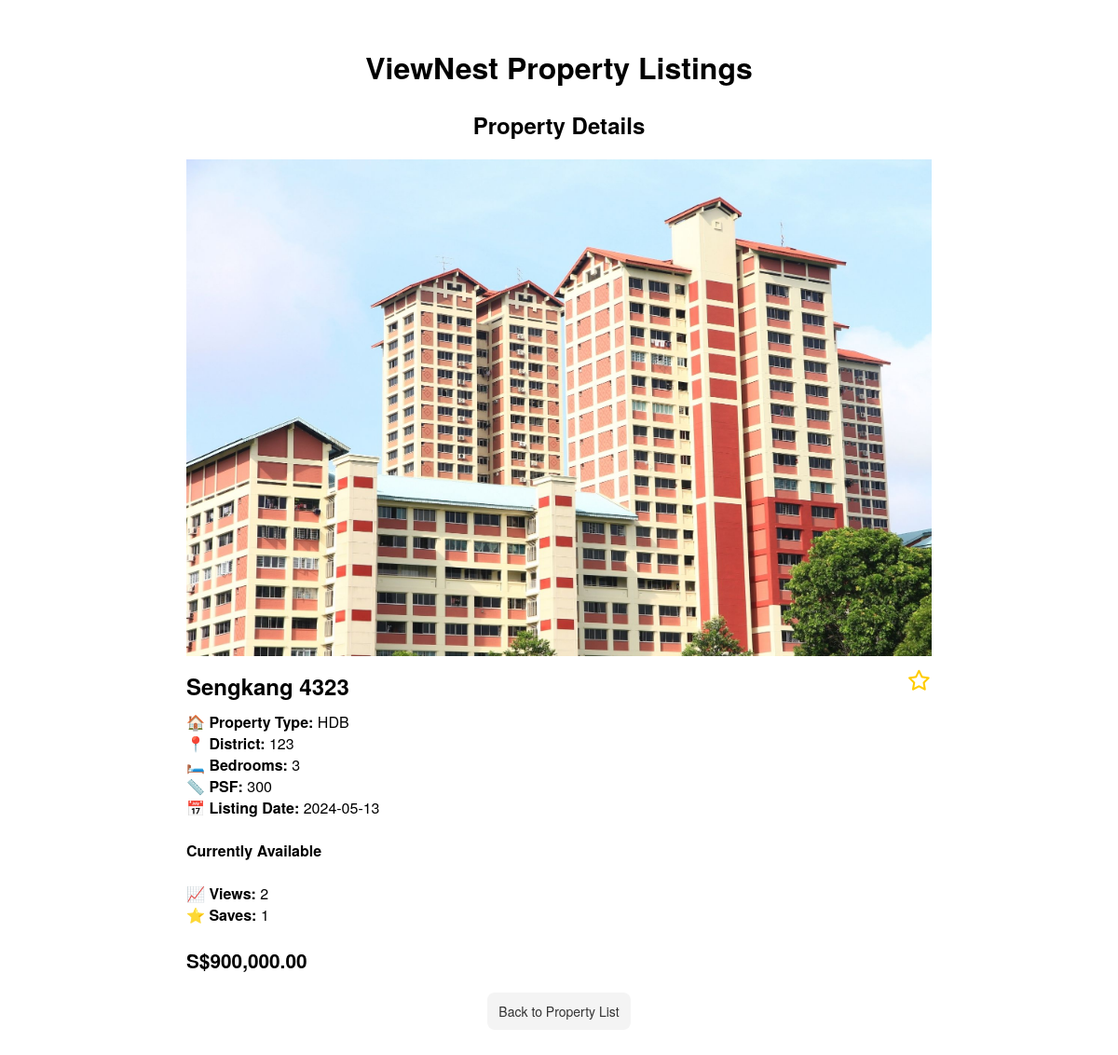
The app's page /view_property_detail/5 (signed in), older data.
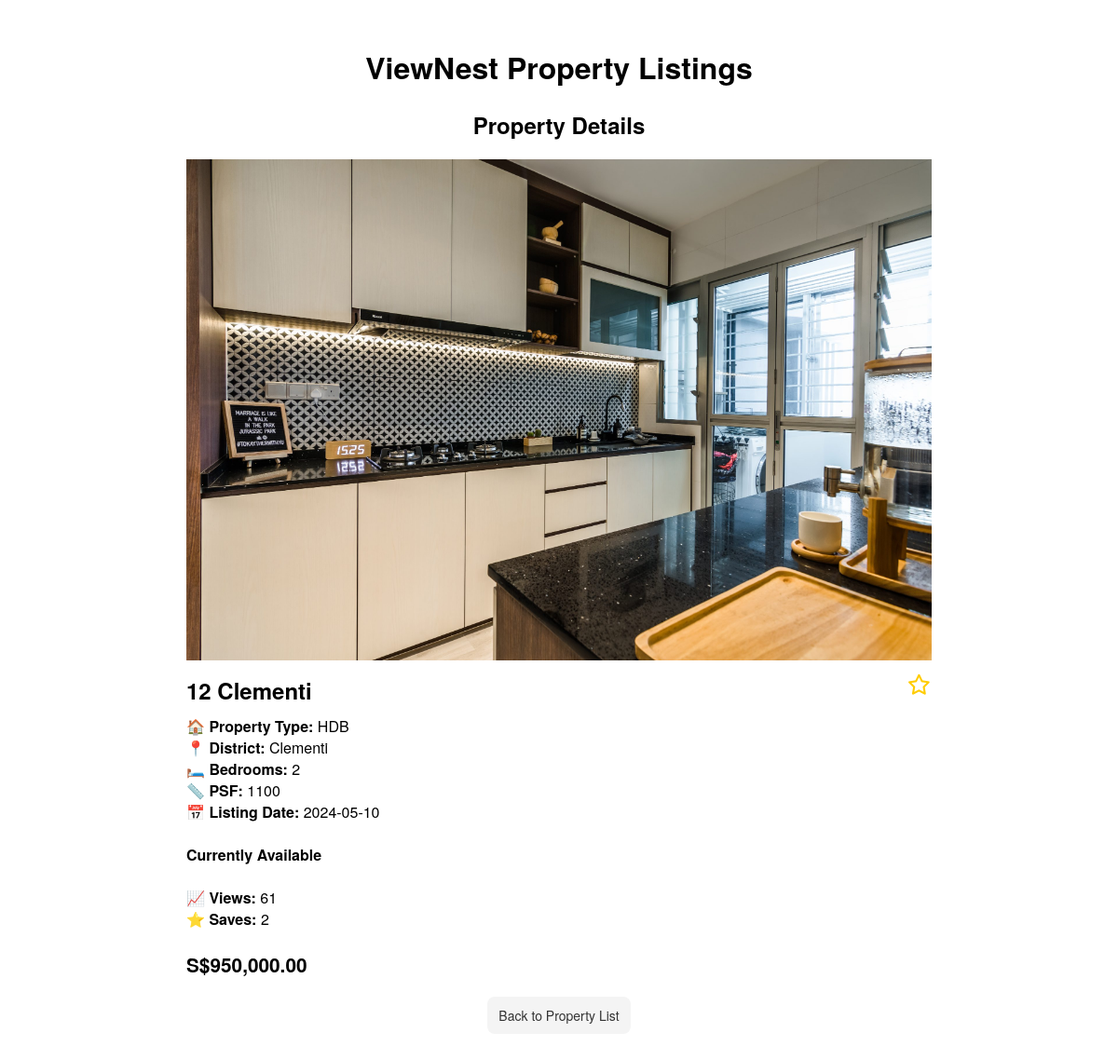
The same page, newer data.
### app/entity/models.py (models this page shows, shortened)
class Property(Base):
    __tablename__ = "Property"
    ID = Column(Integer, primary_key=True)
    user_id = Column(Integer)
    propertyname = Column(String)
    propertytype = Column(String)
    district = Column(String)
    bedroom_no = Column(Integer)
    price = Column(Float)
    psf = Column(Integer)
    selleremail = Column(String)
    listing_date = Column(Date)
    date_sold = Column(Date)
    image_url = Column(String)
    sold = Column(Boolean)
    view_count = Column(Integer, default=0)
    saves = Column(Integer, default=0)
    def view_property_detail(property_id):
        try:
            property = session.query(Property).filter_by(ID=property_id).first()
            return property
        except Exception as e:
            print(f"Error fetching property: {e}")
            return None
        finally:
            session.close()
    def add_ViewCount(property_id):
        try:
            property = session.query(Property).filter_by(ID=property_id).first()
            if property:
                property.view_count += 1
                session.commit()
                return property
        except Exception as e:
                session.rollback()
                print(f"Error fetching property: {e}")
                return None
        finally:
            session.close()

### app/boundary/propertyBoundary.py (the view)
    def view_property_detail(self, property_id):
        property = viewPropertyController.view_property_detail(property_id)
        viewCountController.add_viewCount(property_id)
        return render_template('property/view_property_detail.html', property=property)

### app/boundary/propertyBoundary.py (called while the page is built)
@propBP.route('/view_property_detail/<int:property_id>')
@loginController.login_required
def view_property_detail(property_id):
    return property_boundary.view_property_detail(property_id)

### app/control/loginController.py (called while the page is built)
    def login_required(func):
        @wraps(func)
        def decorated_function(*args, **kwargs):
            if 'user_id' not in session:
                return redirect('/login')
            return func(*args, **kwargs)
        return decorated_function

### app/control/propertyController.py (called while the page is built)
    def view_property_detail(property_id):
        property = Property.view_property_detail(property_id)
        user_id = flask_session['user_id']
        is_saved = Save.is_saved(user_id, property_id)
        if is_saved:
            property.is_saved = True
        else:
            property.is_saved = False
        return property

    def add_viewCount(property_id):
        try:
            property = Property.add_ViewCount(property_id)
            return property
        except Exception as e:
            print(f"Error fetching property: {e}")
            return None

### app/entity/models.py (called while the page is built)
    def is_saved(user_id, property_id):
        saved = session.query(Save).filter_by(user_id=user_id, property_id=property_id).first()
        if saved:
            is_saved = True
        else:
            is_saved = False
        return is_saved

### app/templates/property/view_property_detail.html (shortened to what this page needs)
<!DOCTYPE html>
<html lang="en">
<head>
    <link rel="stylesheet" href="https://cdnjs.cloudflare.com/ajax/libs/font-awesome/6.0.0-beta3/css/all.min.css">
</head>
<body>
    <div class="container">
        <h1>ViewNest Property Listings</h1>
        <h2>Property Details</h2>
        <ul class="property-display">
                <img src="{{ url_for('static', filename=property.image_url.replace('static/', '')) }}" alt="{{ property.propertyname }} image" class="property-image">
                <div class="property-details">
                    <div class="property-name">{{ property.propertyname }}
                        {% if property.is_saved %}
                        <button type="button" class="save-button" id="add-to-saves" data-property-id="{{ property.ID }}">
                            <i class="saved far fa-star" is-saved="true"></i>
                            <i class="saved fas fa-star" is-saved="false"></i>
                        </button>
                        {% else %}
                        <button type="button" class="save-button" id="add-to-saves" data-property-id="{{ property.ID }}">
                            <i class="unsaved far fa-star" is-saved="false"></i>
                        </button>
                        {% endif %}
                    </div>
                    🏠 <b>Property Type: </b>{{ property.propertytype }}<br>
                    📍 <b>District: </b>{{ property.district }}<br>
                    🛏️ <b>Bedrooms: </b>{{ property.bedroom_no }}<br>
                    📏 <b>PSF: </b>{{ property.psf }}<br>
                    📅 <b>Listing Date: </b>{{ property.listing_date }}<br>
                    {% if property.date_sold %}
                    <br><b>Sold</b><br>
                    <br><b>Date Sold: </b>{{ property.date_sold }}<br>
                    {% else %}
                    <br><b>Currently Available</b><br>
                    {% endif %}<br>
                    📈 <b>Views: </b>{{ property.view_count + 1 }}<br>
                    ⭐️ <b>Saves: </b><span class="property-saves">{{ property.saves }}</span><br>
                    <br><div class="property-price">S${{ "{:,.2f}".format(property.price) }}</div>
                </div>
                <div class="button-container">
                    <button onclick="back()">Back to Property List</button>
                </div>
        </ul>
    </div>
</body>
</html>

### app/templates/property/view_property_detail.html (style rules this page uses)
body { font-family: "Helvetica Neue", Helvetica, Arial, sans-serif; }
.container { max-width: 800px; margin: 0 auto; padding: 20px; }
h1, h2 { text-align: center; }
.property-display { list-style-type: none; padding: 0; }
.property-image { max-width: 100%; height: auto; margin-bottom: 10px; }
.property-name { font-size: 1.5em; font-weight: bold; margin-bottom: 10px; }
.property-price { font-size: 1.3em; font-weight: bold; }
.button-container { text-align: center; margin-top: 20px; }
.button-container button { background-color: rgba(51, 51, 51, 0.05); border-radius: 8px; border-width: 0; color: #333333; cursor: pointer; display: inline-block; font-family: "Haas Grot Text R Web", "Helvetica Neue", Helvetica, Arial, sans-serif; font-size: 14px; font-weight: 500; line-height: 20px; list-style: none; margin: 0; padding: 10px 12px; text-align: center; transition: all 200ms; vertical-align: baseline; white-space: nowrap; user-select: none; -webkit-user-select: none; touch-action: manipulation; }
.save-button { background-color: transparent; border: none; cursor: pointer; position: relative; float: right; padding-right: 2.5%; }
.fas, .far { position: absolute; top: 0; left: 0; font-size: 22px; color: #ffcc00; transition: opacity 0.2s ease-in-out; }
.unsaved.far, .saved.fas { opacity: 1; }

Row changes from the older to the newer data that the page shows:
changed Property "HDB": image_url: a different picture; propertyname "Sengkang 4323" → "12 Clementi"; district "123" → "Clementi"; bedroom_no "3" → "2"; psf "300" → "1100"; listing_date "2024-05-13" → "2024-05-10"; property.view_count+1 "2" → "61"; saves "1" → "2"; price "900,000.00" → "950,000.00"
